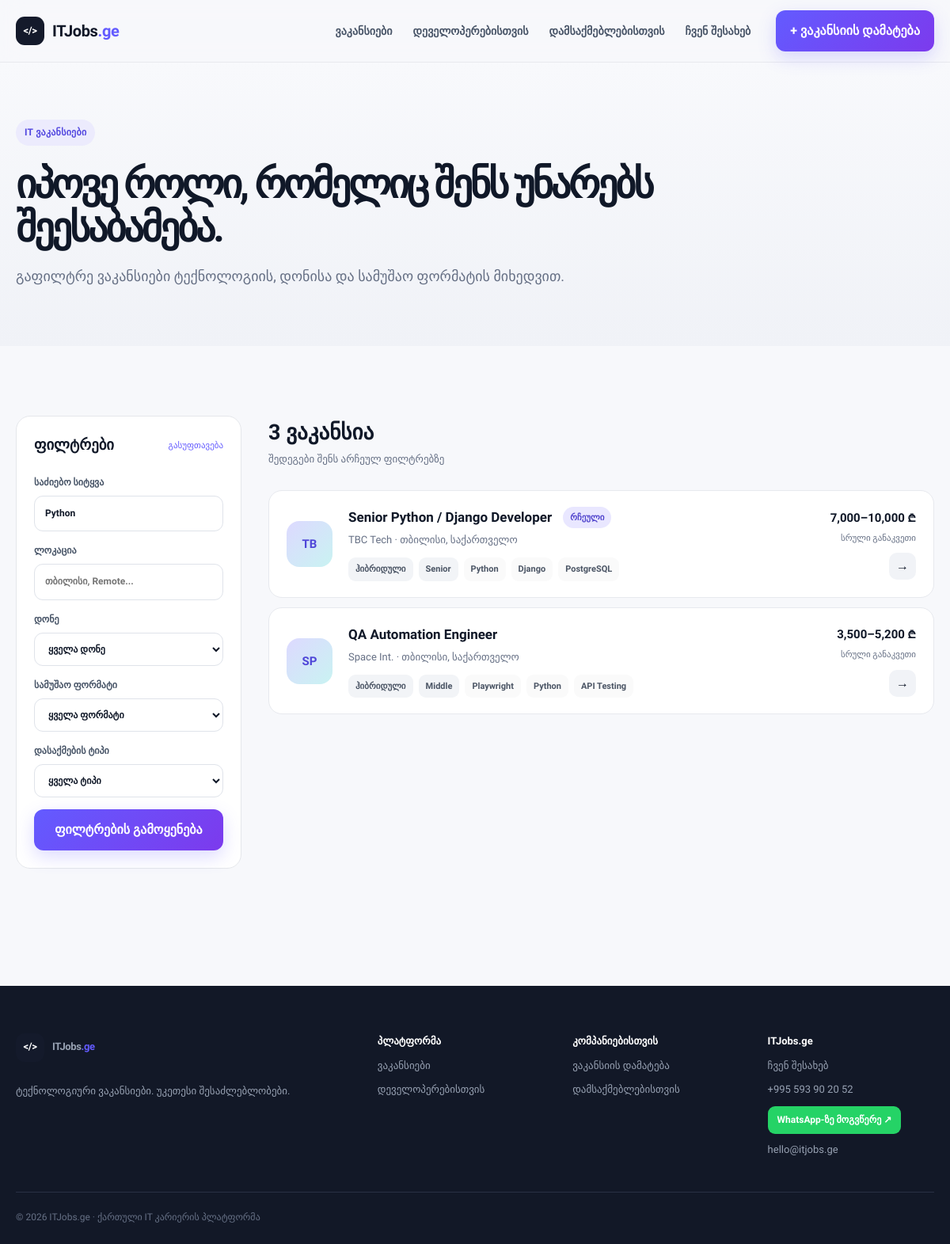
/jobs/?q=Python, run on the app's committed database.
### jobs/models.py (models this page shows, shortened)
class Job(models.Model):
    EMPLOYMENT_CHOICES = [
        ('full_time', 'სრული განაკვეთი'),
        ('part_time', 'ნახევარი განაკვეთი'),
        ('contract', 'კონტრაქტი'),
        ('internship', 'სტაჟირება'),
        ('freelance', 'ფრილანსი'),
    ]
    LEVEL_CHOICES = [
        ('intern', 'Intern'),
        ('junior', 'Junior'),
        ('middle', 'Middle'),
        ('senior', 'Senior'),
        ('lead', 'Lead'),
    ]
    WORK_CHOICES = [
        ('remote', 'დისტანციური'),
        ('hybrid', 'ჰიბრიდული'),
        ('onsite', 'ოფისიდან'),
    ]
    title = models.CharField('პოზიცია', max_length=180)
    company = models.ForeignKey(Company, on_delete=models.CASCADE, related_name='jobs', verbose_name='კომპანია')
    location = models.CharField('ლოკაცია', max_length=120, default='თბილისი, საქართველო')
    employment_type = models.CharField('დასაქმების ტიპი', max_length=20, choices=EMPLOYMENT_CHOICES, default='full_time')
    level = models.CharField('დონე', max_length=20, choices=LEVEL_CHOICES, default='middle')
    work_mode = models.CharField('სამუშაო ფორმატი', max_length=20, choices=WORK_CHOICES, default='hybrid')
    salary_min = models.PositiveIntegerField('ხელფასი მინ.', null=True, blank=True)
    salary_max = models.PositiveIntegerField('ხელფასი მაქს.', null=True, blank=True)
    currency = models.CharField('ვალუტა', max_length=8, default='₾')
    description = models.TextField('აღწერა')
    requirements = models.TextField('მოთხოვნები', blank=True)
    benefits = models.TextField('ბენეფიტები', blank=True)
    skills = models.CharField('ტექნოლოგიები', max_length=255, help_text='გამოყავი მძიმით: Python, Django, PostgreSQL')
    apply_url = models.URLField('აპლიკაციის ბმული', blank=True)
    source_name = models.CharField('წყარო', max_length=120, blank=True)
    source_url = models.URLField('წყაროს ბმული', blank=True)
    is_featured = models.BooleanField('რჩეული', default=False)
    is_active = models.BooleanField('აქტიური', default=True)
    created_at = models.DateTimeField('დამატების თარიღი', auto_now_add=True)
    class Meta:
        verbose_name = 'ვაკანსია'
        verbose_name_plural = 'ვაკანსიები'
        ordering = ['-is_featured', '-created_at']
    def get_absolute_url(self):
        return reverse('job_detail', kwargs={'pk': self.pk})
    @property
    def skill_list(self):
        return [s.strip() for s in self.skills.split(',') if s.strip()]
    @property
    def salary_display(self):
        if self.salary_min and self.salary_max:
            return f'{self.salary_min:,}–{self.salary_max:,} {self.currency}'
        if self.salary_min:
            return f'{self.salary_min:,}+ {self.currency}'
        return 'შეთანხმებით'

class Company(models.Model):
    name = models.CharField('კომპანიის სახელი', max_length=120)
    website = models.URLField('ვებსაიტი', blank=True)
    location = models.CharField('ლოკაცია', max_length=120, blank=True)
    description = models.TextField('აღწერა', blank=True)
    logo_letter = models.CharField('ლოგოს ასო', max_length=2, default='IT')
    class Meta:
        verbose_name = 'კომპანია'
        verbose_name_plural = 'კომპანიები'
        ordering = ['name']

### jobs/views.py (the view)
# urls.py: path('jobs/', views.jobs_list, name='jobs_list'),
def jobs_list(request):
    jobs = Job.objects.filter(is_active=True).select_related('company')
    q = request.GET.get('q', '').strip()
    level = request.GET.get('level', '').strip()
    work_mode = request.GET.get('work_mode', '').strip()
    employment_type = request.GET.get('employment_type', '').strip()
    location = request.GET.get('location', '').strip()
    if q:
        jobs = jobs.filter(
            Q(title__icontains=q) |
            Q(company__name__icontains=q) |
            Q(skills__icontains=q) |
            Q(description__icontains=q)
        )
    if level:
        jobs = jobs.filter(level=level)
    if work_mode:
        jobs = jobs.filter(work_mode=work_mode)
    if employment_type:
        jobs = jobs.filter(employment_type=employment_type)
    if location:
        jobs = jobs.filter(location__icontains=location)
    return render(request, 'jobs/jobs_list.html', {
        'jobs': jobs,
        'q': q,
        'level': level,
        'work_mode': work_mode,
        'employment_type': employment_type,
        'location': location,
        'level_choices': Job.LEVEL_CHOICES,
        'work_choices': Job.WORK_CHOICES,
        'employment_choices': Job.EMPLOYMENT_CHOICES,
    })

### templates/jobs/jobs_list.html (shortened to what this page needs)
{% extends 'base.html' %}
{% block content %}
<section class="page-hero compact"><div class="container"><span class="eyebrow">IT ვაკანსიები</span><h1>იპოვე როლი, რომელიც შენს უნარებს შეესაბამება.</h1><p>გაფილტრე ვაკანსიები ტექნოლოგიის, დონისა და სამუშაო ფორმატის მიხედვით.</p></div></section>
<section class="section"><div class="container jobs-layout">
  <aside class="filters-card">
    <div class="filter-heading"><h3>ფილტრები</h3><a href="{% url 'jobs_list' %}">გასუფთავება</a></div>
    <form method="get">
      <label>საძიებო სიტყვა<input name="q" value="{{ q }}" placeholder="Python, React, კომპანია..."></label>
      <label>ლოკაცია<input name="location" value="{{ location }}" placeholder="თბილისი, Remote..."></label>
      <label>დონე<select name="level"><option value="">ყველა დონე</option>{% for value,label in level_choices %}<option value="{{ value }}" {% if level == value %}selected{% endif %}>{{ label }}</option>{% endfor %}</select></label>
      <label>სამუშაო ფორმატი<select name="work_mode"><option value="">ყველა ფორმატი</option></select></label>
      <label>დასაქმების ტიპი<select name="employment_type"><option value="">ყველა ტიპი</option></select></label>
      <button class="btn btn-primary full" type="submit">ფილტრების გამოყენება</button>
    </form>
  </aside>
  <div>
    <div class="results-head"><div><h2>{{ jobs|length }} ვაკანსია</h2><p>შედეგები შენს არჩეულ ფილტრებზე</p></div></div>
    <div class="job-list">
      {% for job in jobs %}
      <a class="job-card" href="{{ job.get_absolute_url }}"><div class="company-logo large">{{ job.company.logo_letter }}</div><div class="job-main"><div class="job-title-row"><h3>{{ job.title }}</h3>{% if job.is_featured %}<span class="badge badge-accent">რჩეული</span>{% endif %}</div><p>{{ job.company.name }} · {{ job.location }}</p><div class="chip-row"><span class="chip">{{ job.get_work_mode_display }}</span><span class="chip">{{ job.get_level_display }}</span>{% for skill in job.skill_list|slice:':3' %}<span class="chip muted">{{ skill }}</span>{% endfor %}</div></div><div class="job-side"><strong>{{ job.salary_display }}</strong><span>{{ job.get_employment_type_display }}</span><span class="arrow-btn">→</span></div></a>
      {% empty %}<div class="empty-state"><div>⌕</div><h3>ვაკანსია ვერ მოიძებნა</h3><p>სცადე ფილტრების შეცვლა ან გასუფთავება.</p><a class="btn btn-secondary" href="{% url 'jobs_list' %}">ყველა ვაკანსია</a></div>{% endfor %}
    </div>
  </div>
</div></section>
{% endblock %}

### static/css/style.css (style rules this page uses)
:root { --ink:#101828;--muted:#667085;--line:#e5e7eb;--bg:#f7f8fb;--surface:#fff;--navy:#101828;--primary:#635bff;--primary2:#7c3aed;--cyan:#18b8c8;--soft:#f1f3f9;--radius:22px;--shadow:0 18px 50px rgba(16,24,40,.09) }
* { box-sizing:border-box }
html { scroll-behavior:smooth }
body { margin:0;font-family:'FiraGO',system-ui,sans-serif;background:var(--bg);color:var(--ink);line-height:1.6 }
a { color:inherit;text-decoration:none }
.container { width:min(1180px,calc(100% - 40px));margin:auto }
.btn { display:inline-flex;align-items:center;justify-content:center;border:0;border-radius:12px;padding:13px 18px;font:inherit;font-weight:700;cursor:pointer;transition:.2s }
.btn-primary { background:linear-gradient(135deg,var(--primary),var(--primary2));color:#fff;box-shadow:0 8px 22px rgba(99,91,255,.22) }
.full { width:100% }
.eyebrow { display:inline-flex;align-items:center;gap:9px;padding:7px 11px;border-radius:999px;background:#ecebfd;color:#5247df;font-size:12px;font-weight:700;letter-spacing:.25px }
.hero h1,.page-hero h1 { font-size:clamp(44px,5.1vw,72px);line-height:1.08;letter-spacing:-3.2px;margin:22px 0 20px }
.hero-copy>p,.page-hero p { font-size:18px;color:var(--muted);max-width:720px }
.job-top,.job-title-row,.spotlight-foot,.section-head,.results-head,.filter-heading { display:flex;align-items:center;justify-content:space-between;gap:14px }
.company-logo { flex:0 0 auto;display:grid;place-items:center;width:42px;height:42px;border-radius:13px;background:linear-gradient(135deg,#ddd9ff,#c9f3f2);color:#4f46d8;font-weight:800;font-size:12px }
.company-logo.large { width:58px;height:58px;border-radius:16px;font-size:15px }
.badge { display:inline-flex;padding:5px 9px;border-radius:999px;background:#f2f4f7;color:#475467;font-size:11px;font-weight:700 }
.badge-accent { background:#e9e7ff;color:#5145cd }
.chip-row { display:flex;gap:7px;flex-wrap:wrap }
.chip { display:inline-flex;padding:6px 9px;border-radius:9px;background:#f2f4f7;color:#4b5565;font-size:11px;font-weight:600 }
.chip.muted { background:#fafafa }
.section { padding:88px 0 }
.job-list { display:grid;gap:12px;margin-top:28px }
.job-card { display:grid;grid-template-columns:auto 1fr auto;align-items:center;gap:20px;padding:20px 22px;background:#fff;border:1px solid #e7e9ee;border-radius:17px;transition:.22s }
.job-main h3 { margin:0;font-size:17px }
.job-main p { margin:5px 0 11px;color:var(--muted);font-size:13px }
.job-title-row { justify-content:flex-start }
.job-side { min-width:155px;text-align:right;display:grid;justify-items:end;gap:5px }
.job-side strong { font-size:15px }
.job-side>span:not(.arrow-btn) { font-size:11px;color:var(--muted) }
.arrow-btn { display:grid;place-items:center;width:34px;height:34px;border-radius:10px;background:#f1f3f7;margin-top:5px }
.page-hero { padding:95px 0 65px;background:linear-gradient(180deg,#f8f9fc,#f0f2f7) }
.page-hero.compact { padding:72px 0 55px }
.page-hero h1 { font-size:clamp(38px,4.2vw,60px);max-width:920px }
.jobs-layout { display:grid;grid-template-columns:285px 1fr;gap:34px;align-items:start }
.filters-card { position:sticky;top:100px;background:#fff;border:1px solid var(--line);border-radius:18px;padding:22px }
.filter-heading h3 { margin:0 }
.filter-heading a { font-size:11px;color:var(--primary) }
.filters-card form { display:grid;gap:15px;margin-top:22px }
.filters-card label,.form-card label { display:grid;gap:7px;font-size:12px;font-weight:700;color:#475467 }
.filters-card input,.filters-card select,.form-card input,.form-card select,.form-card textarea { width:100%;border:1px solid #dfe3ea;background:#fff;border-radius:11px;padding:12px 13px;font:inherit;color:var(--ink);outline:none }
.results-head h2 { margin:0;font-size:27px }
.results-head p { margin:2px 0 0;color:var(--muted);font-size:13px }
.will-reveal { opacity:0;transform:translateY(12px) }
.reveal { opacity:1;transform:none;transition:opacity .45s,transform .45s }

### data on the page
Job: company.logo_letter "TB", title "Senior Python / Django Developer", is_featured "რჩეული", company.name "TBC Tech", location "თბილისი, საქართველო", work_mode "ჰიბრიდული", level "Senior", skill_list "Python" "Django" "PostgreSQL", salary_display "7,000–10,000 ₾", employment_type "სრული განაკვეთი"
Job: company.logo_letter "SP", title "QA Automation Engineer", company.name "Space Int.", location "თბილისი, საქართველო", work_mode "ჰიბრიდული", level "Middle", skill_list "Playwright" "Python" "API Testing", salary_display "3,500–5,200 ₾", employment_type "სრული განაკვეთი"

### other printed values
{{ jobs|length }} "3"
